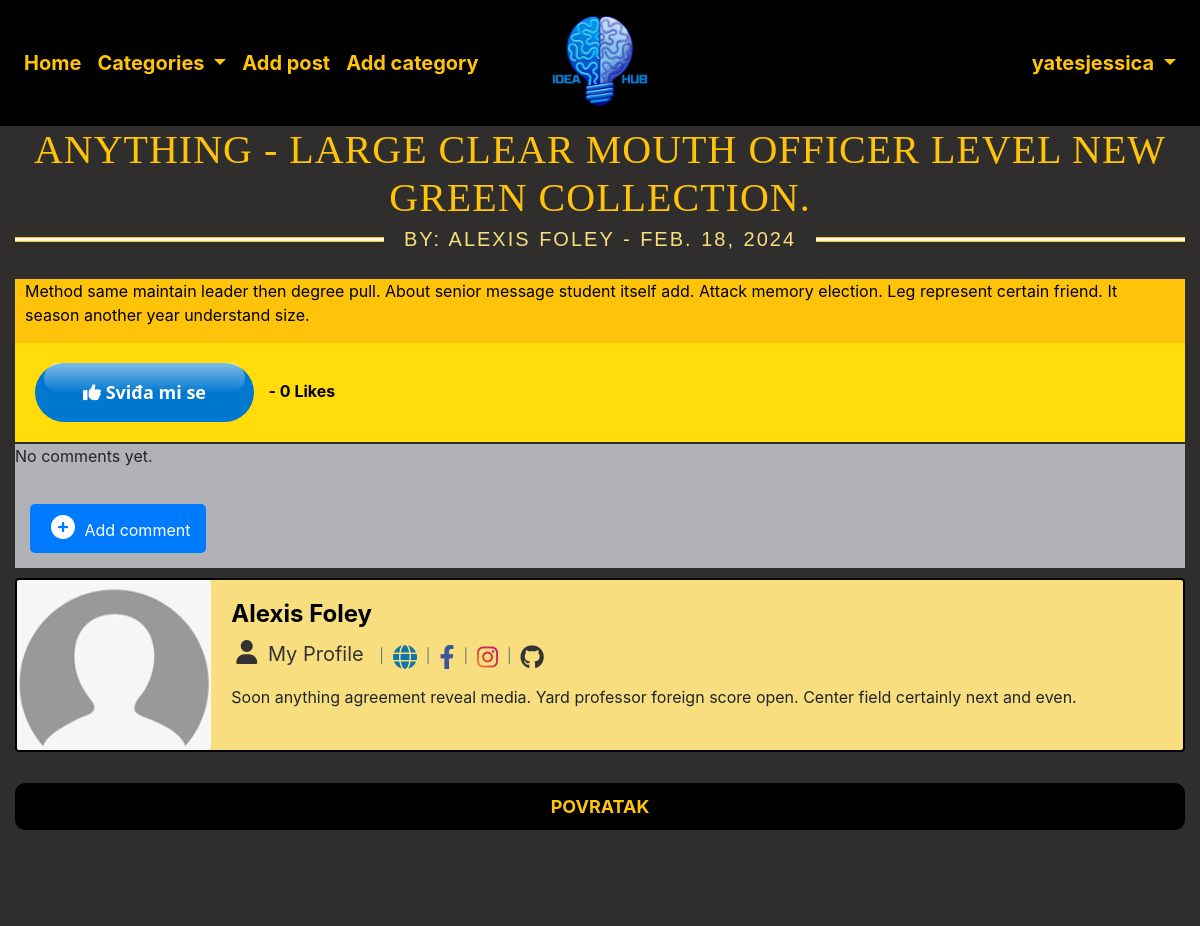
Page /ideja/1317 (signed in) on the committed database.
### IdeaHub/models.py (models this page shows, shortened)
class Post(models.Model):
    title = models.CharField(max_length=255)
    title_tag = models.CharField(max_length=255, default="IdeaHub")
    header_image = models.ImageField(null=True, blank=True, upload_to="images/")
    author = models.ForeignKey(User, on_delete=models.CASCADE)
    body = models.TextField()
    post_date = models.DateField(auto_now_add=True)
    category = models.CharField(max_length=255, default='undefined')
    likes = models.ManyToManyField(User, related_name="blog_posts") # ManyToMany --> post_id + user_id
    def total_likes(self):
        return self.likes.count()

class Profile(models.Model):
    user = models.OneToOneField(User, null=True, on_delete=models.CASCADE)
    bio = models.TextField()
    profile_picture = models.ImageField(null=True, blank=True, upload_to="images/profile/")
    website_url = models.CharField(max_length=255, null=True, blank=True)
    facebook_url = models.CharField(max_length=255, null=True, blank=True)
    instagram_url = models.CharField(max_length=255, null=True, blank=True)
    github_url = models.CharField(max_length=255, null=True, blank=True)

### IdeaHub/views.py (the view)
# urls.py: path('ideja/<int:pk>', IdeaDetailView.as_view(), name='idea_detail'),
class IdeaDetailView(DetailView):
    model = Post
    template_name = 'idea_details.html'
    def get_context_data(self, *args, **kwargs):
        context = super(IdeaDetailView, self).get_context_data()
        stuff = get_object_or_404(Post, id=self.kwargs['pk'])
        total_likes = stuff.total_likes()  # total_likes --> function from models
        liked = False
        if stuff.likes.filter(id=self.request.user.id).exists():
            liked = True
        context["total_likes"] = total_likes
        context["liked"] = liked
        return context

### IdeaHub/context_processors.py (called while the page is built)
def category_menu(request):
    return {'category_menu': Category.objects.all()}

### IdeaHub/models.py (called while the page is built)
    def __str__(self):
        return self.name

### IdeaHub/templates/idea_details.html (shortened to what this page needs)
{% extends "base_generic.html" %}
{% load static %}
        {% block content %}
            <div class="nine">
                <h1>{{post.category}} - {{post.title}}
                <span>
                    By: {{post.author.first_name}} {{post.author.last_name}} - {{post.post_date}}
                </span>
                </h1>
            </div>
            <div class="post-content">
                <div class="body_post">
                    <p>{{ post.body|safe }}</p>
                </div>
            </div>
            <form action="{% url 'IdeaHub:like_post' post.pk %}" method="POST" class="like_form">
                {% if user.is_authenticated %}
                    {% if liked %}
                        <button type="submit", name="post_id", value="{{post.id}}", class="btn btn-dislike">
                            <i class="fa fa-thumbs-down"></i><span> Ne sviđa mi se</span>
                        </button>
                    {% else %}
                        <button type="submit", name="post_id", value="{{post.id}}", class="btn btn-like">
                            <i class="fa fa-thumbs-up"></i><span> Sviđa mi se</span>
                        </button>
                    {% endif %}
                {% else %}
                    <small><a href="{% url 'login' %}" class="login-to-like"> Login</a> to like.</small>
                {% endif %}
                <span class="total-likes">- {{ total_likes }} Likes</span>
            </form>
            <div class="comment-section">
                {% if user.is_authenticated %}
                    {% if not post.comments.all %}
                        <p>No comments yet.</p>
                        <a href="{% url 'IdeaHub:add_comment' post.pk %}" class="btn btn-add-comment">
                            <i class="fa fa-plus-circle"></i> Add comment
                        </a>
                    {% endif %}
                {% endif %}
            </div>
            <div class="card mb-3">
                <div class="row no-gutters">
                    <div class="col-md-2">
                        {% if post.author.profile.profile_picture %}
                            <img src="{{post.author.profile.profile_picture.url}}" class="card-img" />
                        {% else %}
                            <img src="{% static 'IdeaHub/images/default_profile_img.png' %}" class="card-img" />
                        {% endif %}
                    </div>
                    <div class="col-md-10">
                        <div class="card-body">
                            <h5 class="card-title">
                                {{post.author.first_name}} {{post.author.last_name}}
                            </h5>
                            <p class="small text-muted">
                                <a href="{% url 'loginapp:show_profile' post.author.profile.id %}" class="profile-icon">
                                    <i class="fas fa-user"></i> My Profile
                                </a>
                                {% if post.author.profile.website_url %}
                                    |<a href="{{post.author.profile.website_url}}">
                                        <i class="fas fa-globe"></i>
                                    </a>
                                {% endif %}
                                {% if post.author.profile.facebook_url %}
                                    |<a href="{{post.author.profile.facebook_url}}">
                                        <i class="fab fa-facebook-f"></i>
                                    </a>
                                {% endif %}
                                {% if post.author.profile.instagram_url %}
                                    |<a href="{{post.author.profile.instagram_url}}">
                                        <i class="fab fa-instagram"></i>
                                    </a>
                                {% endif %}
                                {% if post.author.profile.github_url %}
                                    |<a href="{{post.author.profile.github_url}}">
                                        <i class="fab fa-github"></i>
                                    </a>
                                {% endif %}
                            </p>
                            <p class="card-text">
                                {{post.author.profile.bio}}
                            </p>
                        </div>
                    </div>
                </div>
            </div>
            <a href="{% url 'IdeaHub:homepage' %}" class="btn btn-Post">Povratak</a>
        {% endblock %}

### IdeaHub/templates/base_generic.html (shortened to what this page needs)
{% load static %}
<!doctype html>
<html lang="en">
  <head>
    <link rel="stylesheet" href="https://cdn.jsdelivr.net/npm/bootstrap@4.6.2/dist/css/bootstrap.min.css">
    <link href="https://cdn.quilljs.com/1.3.6/quill.snow.css" rel="stylesheet">
    <link rel="stylesheet" href="https://cdnjs.cloudflare.com/ajax/libs/font-awesome/6.1.1/css/all.min.css">
    <link rel="stylesheet" type="text/css" href="{% static 'style.css' %}">
  </head>
  <body>
    <header>
      <nav class="navbar navbar-expand-lg navbar-dark navbar-custom">
      <div class="collapse navbar-collapse order-lg-1 order-3 navigation-menu">
        <ul class="navbar-nav mr-auto">
          {% if user.is_authenticated %}
            <li class="nav-item">
              <a class="nav-link active" href="{% url 'IdeaHub:homepage' %}">Home</a>
            </li>
            {% if category_menu %}
              <li class="nav-item dropdown">
                <a class="nav-link dropdown-toggle active" href="#" role="button" data-toggle="dropdown" aria-expanded="false">
                  Categories
                </a>
              </li>
            {% endif %}
              <li class="nav-item">
                <a class="nav-link active" href="{% url 'IdeaHub:add_post' %}">Add post</a>
              </li>
              <li class="nav-item">
                <a class="nav-link active" href="{% url 'IdeaHub:add_category' %}">Add category</a>
              </li>
          {% endif %}
        </ul>
      </div>
      <a class="navbar-brand order-1 mr-lg-0" href="{% url 'IdeaHub:homepage' %}">
        <img class="logo" src="{% static "Logo/IdeaHub.png" %}" width="100">
      </a>
        <div class="collapse navbar-collapse order-lg-3 order-4 navigation-menu">
          <ul class="navbar-nav ml-auto">
            {% if user.is_authenticated %}
              <li class="nav-item dropdown">
                <a class="nav-link dropdown-toggle active" href="#" role="button" data-toggle="dropdown" aria-expanded="false">
                  {{ user.username }}
                </a>
              </li>
            {% endif %}
          </ul>
        </div>
      </nav>
</header>
    <div class="container-fluid" style="min-height: 100vh;">
        {% block content %}
        {% endblock %}
    </div>
  </body>
</html>

### static/style.css (style rules this page uses)
@media (min-width:992px) { .navbar-expand-lg .navbar-collapse { width: 100%; } }
.navbar-custom .navbar-nav .nav-link, .navbar-custom .navbar-brand, .navbar-custom .navbar-toggler-icon { color: #FFC40A !important; font-size: 20px; font-weight: bold; }
.navbar-custom { background-color: #000000; }
.container-fluid { display: flex; flex-direction: column; min-height: 100vh; background-color: #2F2E2C; }
.card { background-color: #F8DE7E !important; margin-bottom: 15px; border: 2px solid #000 !important; }
.btn-Post { background-color: #000000; color: #FFC40A; border: none; padding: 10px 20px; font-size: 18px; border-radius: 10px; transition: background-color 0.3s, color 0.3s; font-weight: bold; margin-top: 15px; text-transform: uppercase; }
form { background-color: #FFC40A; padding: 20px; border-radius: 15px; }
.nine h1 { text-align: center; font-size: calc(2vw + 1rem); text-transform: uppercase; color: #FFC40A; letter-spacing: 1px; font-family: "Playfair Display", serif; font-weight: 400; }
.nine h1 span { margin-top: 5px; font-size: calc(1vw + 0.5rem); color: #F8DE7E; word-spacing: 1px; font-weight: normal; letter-spacing: 2px; text-transform: uppercase; font-family: "Raleway", sans-serif; font-weight: 500; display: grid; grid-template-columns: 1fr max-content 1fr; grid-template-rows: auto 0; grid-gap: 20px; align-items: center; }
.nine h1 span:after, .nine h1 span:before { content: " "; display: block; border-bottom: 1px solid #FFC40A; border-top: 1px solid #FFC40A; height: 5px; background-color: #f8f8f8; }
.post-content { background-color: #FFC40A; }
.body_post p { color: #000000; padding-left: 10px; padding-right: 10px; }
.like_form { border-radius: 0; background-color: #FFDC0A; }
.btn-like, .btn-dislike { border: none; padding: 10px 20px; font-size: 16px; border-radius: 5px; transition: background-color 0.3s, color 0.3s; cursor: pointer; }
.btn-like { background-color: #0078d0; border: 0; border-radius: 56px; color: #fff; cursor: pointer; display: inline-block; font-family: system-ui,-apple-system,system-ui,"Segoe UI",Roboto,Ubuntu,"Helvetica Neue",sans-serif; font-size: 18px; font-weight: 600; outline: 0; padding: 16px 21px; position: relative; text-align: center; text-decoration: none; transition: all .3s; user-select: none; -webkit-user-select: none; touch-action: manipulation; }
.btn-like:before { background-color: initial; background-image: linear-gradient(#fff 0, rgba(255, 255, 255, 0) 100%); border-radius: 125px; content: ""; height: 50%; left: 4%; opacity: .5; position: absolute; top: 0; transition: all .3s; width: 92%; }
@media (min-width: 768px) { .btn-like { padding: 16px 48px; } }
.total-likes { font-size: 16px; font-weight: bold; margin-left: 10px; color: #000000; }
.comment-section { margin-top: 2px; background-color: #b1b2b5; margin-bottom: 10px; }
.btn-add-comment { background-color: #007bff; color: white; border-radius: 5px; padding: 10px 15px; display: inline-block; text-decoration: none; transition: background-color 0.3s ease; margin-top: 20px; margin-left: 15px; margin-bottom: 15px; }
.btn-add-comment i { margin-right: 5px; }
.card-title { font-size: 24px; color: #000000; font-weight: bold; margin-bottom: 10px; }
.profile-icon { color: #333; margin-right: 10px; font-size: 20px; transition: color 0.3s ease; }
.fa-facebook-f { color: #3b5998; }
.fa-instagram { background: -moz-linear-gradient(45deg, #f09433 0%, #e6683c 25%, #dc2743 50%, #cc2366 75%, #bc1888 100%); background: -webkit-linear-gradient(45deg, #f09433 0%,#e6683c 25%,#dc2743 50%,#cc2366 75%,#bc1888 100%); background: linear-gradient(45deg, #f09433 0%,#e6683c 25%,#dc2743 50%,#cc2366 75%,#bc1888 100%); background-clip: text; -webkit-background-clip: text; -webkit-text-fill-color: transparent; }
.fa-github { color: #333; }
.fa-globe { color: #0e76a8; }
.fa-globe, .fa-facebook-f, .fa-instagram, .fa-github { font-size: 24px; vertical-align: middle; }
a i { margin-right: 5px; margin-left: 5px; font-size: 24px; font-weight: bold; }

### rows in the picture
Post: category "ANYTHING", title "LARGE CLEAR MOUTH OFFICER LEVEL NEW GREEN COLLECTION.", author.first_name "ALEXIS", author.last_name "FOLEY", post_date "FEB. 18, 2024", body "Method same maintain leader then degree pull. About senior message student itself add. Attack memory election. Leg represent certain friend. It season another year understand size.", author.first_name "Alexis", author.last_name "Foley", author.profile.bio "Soon anything agreement reveal media. Yard professor foreign score open. Center field certainly next and even."

### other values in the picture
{{ user.username }} "yatesjessica"
{{ total_likes }} "0"
